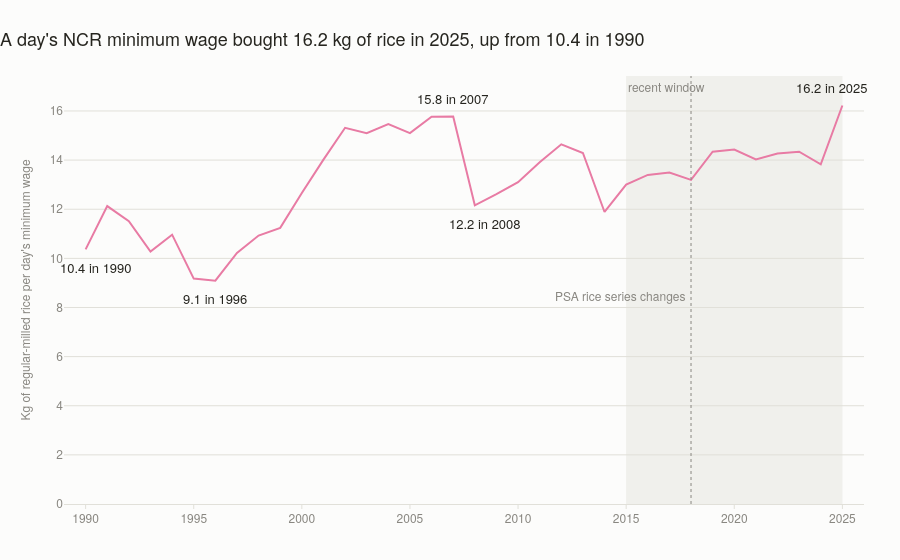

The code cell stored with this chart in its notebook:
### Code cell
fig = go.Figure()
fig.add_trace(go.Scatter(
    x=rice.index, y=rice.values, mode="lines", line=dict(color=MAGENTA, width=2),
    hovertemplate="%{x}: %{y:.1f} kg<extra></extra>"))
shade_recent(fig, rice_recent)
fig.add_vline(x=2018, line_color=MUTED, line_width=1, line_dash="dot")
fig.add_annotation(x=2018, y=8.5, text="PSA rice series changes", showarrow=False,
                   xanchor="right", xshift=-4, font=dict(color=MUTED, size=12))

for yr, dy, dx in [(rice_long["start"], -18, 10), (rice_low, -18, 0), (2007, 18, 0),
                   (2008, -18, 10), (rice_high, 18, -10)]:
    fig.add_annotation(x=yr, y=rice[yr], text=f"{rice[yr]:.1f} in {yr}", showarrow=False,
                       yshift=dy, xshift=dx, font=dict(color=INK, size=13))

fig.update_layout(
    title=f"A day's NCR minimum wage bought {rice[rice_long['end']]:.1f} kg of rice in "
          f"{rice_long['end']}, up from {rice[rice_long['start']]:.1f} in {rice_long['start']}",
    yaxis_title="Kg of regular-milled rice per day's minimum wage", xaxis_title=None,
    yaxis_rangemode="tozero", xaxis_range=[1989, 2026])
save(fig, "05-rice-per-day-wage")
fig.show()

### Figure 1 — Plotly figure (JSON) as saved in the notebook; plotly's stock layout.template omitted (floating-point values rounded to 4 significant figures)
{"data": [{"hovertemplate": "%{x}: %{y:.1f} kg<extra></extra>", "line": {"color": "#e87ba4", "width": 2}, "mode": "lines", "type": "scatter", "x": [1990, 1991, 1992, 1993, 1994, 1995, 1996, 1997, 1998, 1999, 2000, 2001, 2002, 2003, 2004, 2005, 2006, 2007, 2008, 2009, 2010, 2011, 2012, 2013, 2014, 2015, 2016, 2017, 2018, 2019, 2020, 2021, 2022, 2023, 2024, 2025], "y": [10.37, 12.13, 11.51, 10.27, 10.96, 9.177, 9.091, 10.22, 10.93, 11.24, 12.66, 14.02, 15.31, 15.09, 15.47, 15.1, 15.77, 15.77, 12.16, 12.61, 13.1, 13.91, 14.64, 14.29, 11.89, 13.01, 13.4, 13.49, 13.2, 14.34, 14.43, 14.03, 14.27, 14.34, 13.83, 16.22]}], "layout": {"annotations": [{"font": {"color": "#898781", "size": 12}, "showarrow": false, "text": "recent window", "x": 2015, "xanchor": "left", "xref": "x", "y": 1, "yanchor": "top", "yref": "y domain"}, {"font": {"color": "#898781", "size": 12}, "showarrow": false, "text": "PSA rice series changes", "x": 2018, "xanchor": "right", "xshift": -4, "y": 8.5}, {"font": {"color": "#26251f", "size": 13}, "showarrow": false, "text": "10.4 in 1990", "x": 1990, "xshift": 10, "y": 10.37, "yshift": -18}, {"font": {"color": "#26251f", "size": 13}, "showarrow": false, "text": "9.1 in 1996", "x": 1996, "xshift": 0, "y": 9.091, "yshift": -18}, {"font": {"color": "#26251f", "size": 13}, "showarrow": false, "text": "15.8 in 2007", "x": 2007, "xshift": 0, "y": 15.77, "yshift": 18}, {"font": {"color": "#26251f", "size": 13}, "showarrow": false, "text": "12.2 in 2008", "x": 2008, "xshift": 10, "y": 12.16, "yshift": -18}, {"font": {"color": "#26251f", "size": 13}, "showarrow": false, "text": "16.2 in 2025", "x": 2025, "xshift": -10, "y": 16.22, "yshift": 18}], "shapes": [{"fillcolor": "#e1e0d9", "layer": "below", "line": {"width": 0}, "opacity": 0.45, "type": "rect", "x0": 2015, "x1": 2025, "xref": "x", "y0": 0, "y1": 1, "yref": "y domain"}, {"line": {"color": "#898781", "dash": "dot", "width": 1}, "type": "line", "x0": 2018, "x1": 2018, "xref": "x", "y0": 0, "y1": 1, "yref": "y domain"}], "title": {"text": "A day's NCR minimum wage bought 16.2 kg of rice in 2025, up from 10.4 in 1990"}, "xaxis": {"range": [1989, 2026], "title": {}}, "yaxis": {"rangemode": "tozero", "title": {"text": "Kg of regular-milled rice per day's minimum wage"}}}}
